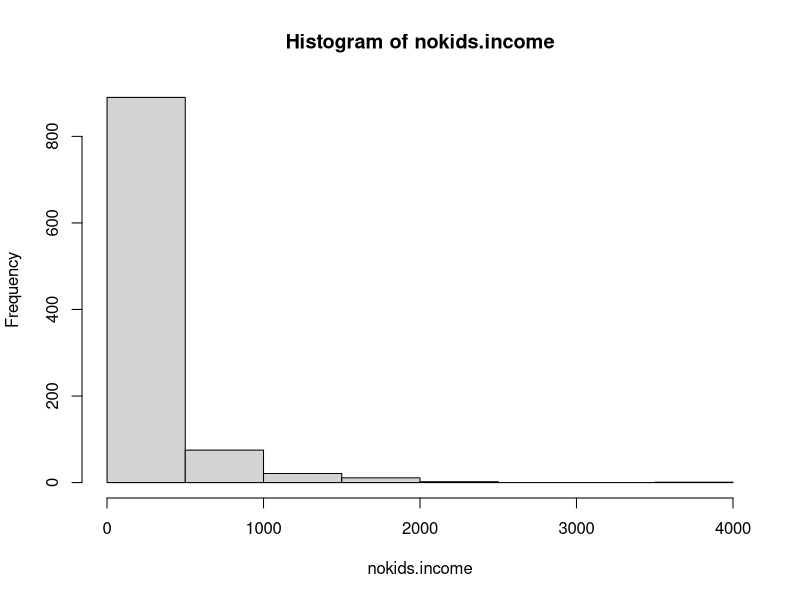
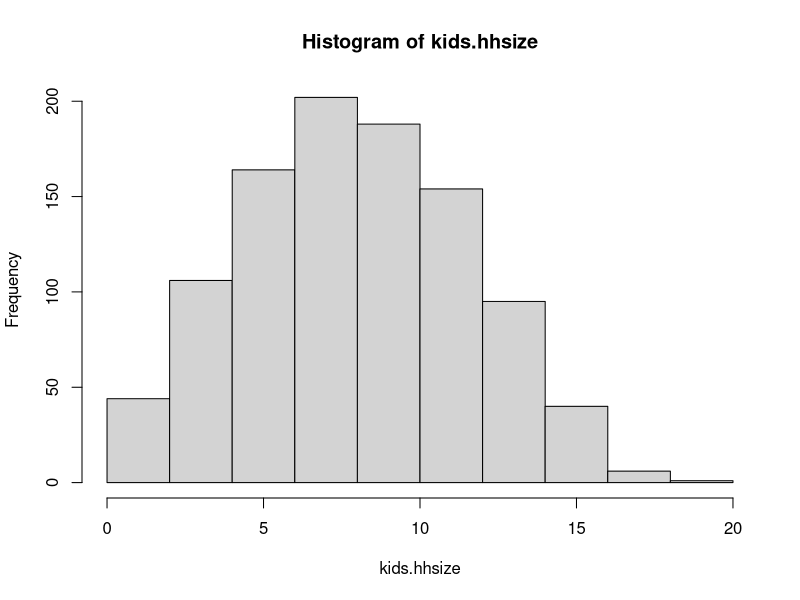

Recreate these plots in R, in order.
storage.vector <- NA

# Function that assigns treatment/control depending on 
# propensity scores (assignment probabilities)
experiment <- function(vector.of.probabilities = NULL) {
  k = 0
  for (i in 1:length(vector.of.probabilities)) {
    if(
      sample(x = c(1,0), size = 1, prob = c(vector.of.probabilities[i], 
                                            1 - vector.of.probabilities[i])) == 1) {
      storage.vector[k] <- i
      k = k + 1
    }
  }
  return(list(treated.units = storage.vector, 
              control.units = (1:(length(vector.of.probabilities)))[-storage.vector]))
}

#vector of probabilities
v_p=c(19/28,19/40,19/26,19/24,14/22,14/35,14/37,14/32,14/34)
exp_results=experiment(v_p)


# Incomes for the female-headed households without children are defined per the following code:
set.seed(123); nokids.income <- round(abs(exp(rnorm(1000, 5, 1))))
summary(nokids.income)
# Household sizes for the female-headed households with children are defined per this code:
set.seed(123); kids.hhsize <- round(sqrt(abs(rnorm(1000, 12, 100))) + .3)
summary(kids.hhsize)

hist(nokids.income)
hist(kids.hhsize)
